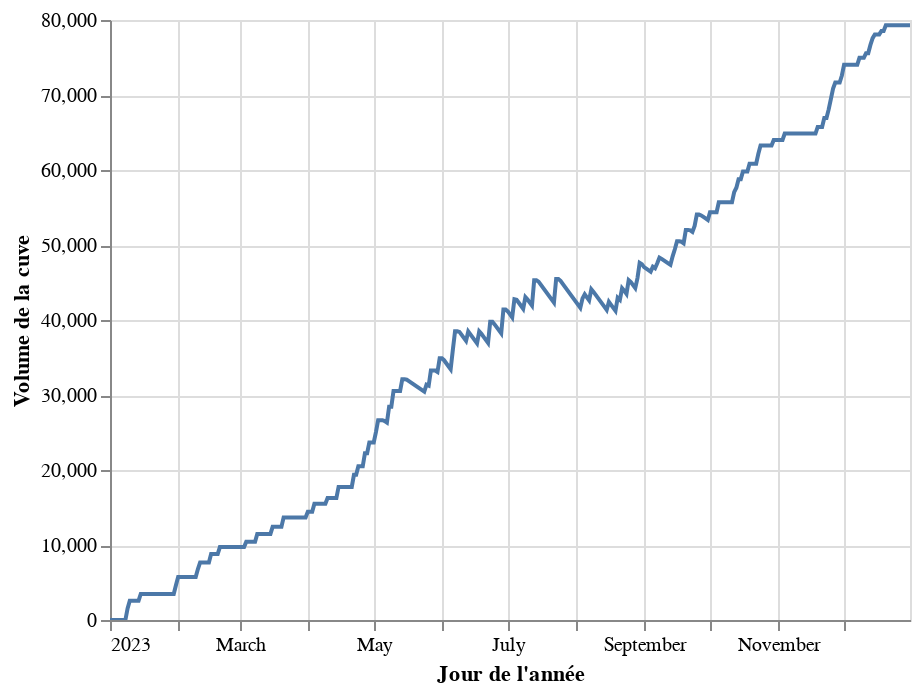

Source (notebook cell):
### Markdown cell above
Simulons une cuve de volume infini, qui se remplit avec les précipitations et se vide via les utilisations, et suivons son volume.

### Code cell
#initialisation 
cuve = pd.DataFrame({"volume" : np.zeros(365)}, index=pd.date_range("20230101", periods=365))
# remplissage au cours de l'annee
for i in range(len(cuve.index)-1):
    cuve["volume"].iloc[i+1] = cuve["volume"].iloc[i] + df['sum_apports'].iloc[i] - df['sum_besoins'].iloc[i]

alt.Chart(cuve.reset_index()).mark_line().encode(
    x=alt.X('index:T', title="Jour de l'année"), 
    y=alt.Y('volume', title="Volume de la cuve"), 
    tooltip=['volume', 'index']
).interactive()

### Figure 1 — Vega-Lite specification as saved in the notebook (floating-point values rounded to 4 significant figures; data arrays with more than 128 entries replaced by an {"elided": "..."} marker saying what was removed)
{"config": {"view": {"continuousWidth": 400, "continuousHeight": 300}}, "data": {"name": "data-6ef72277bee7886f87f8d66c33f64338"}, "mark": "line", "encoding": {"tooltip": [{"field": "volume", "type": "quantitative"}, {"field": "index", "type": "temporal"}], "x": {"field": "index", "title": "Jour de l'année", "type": "temporal"}, "y": {"field": "volume", "title": "Volume de la cuve", "type": "quantitative"}}, "selection": {"selector113": {"type": "interval", "bind": "scales", "encodings": ["x", "y"]}}, "$schema": "https://vega.github.io/schema/vega-lite/v4.17.0.json", "datasets": {"data-6ef72277bee7886f87f8d66c33f64338": {"elided": "365 records"}}}
